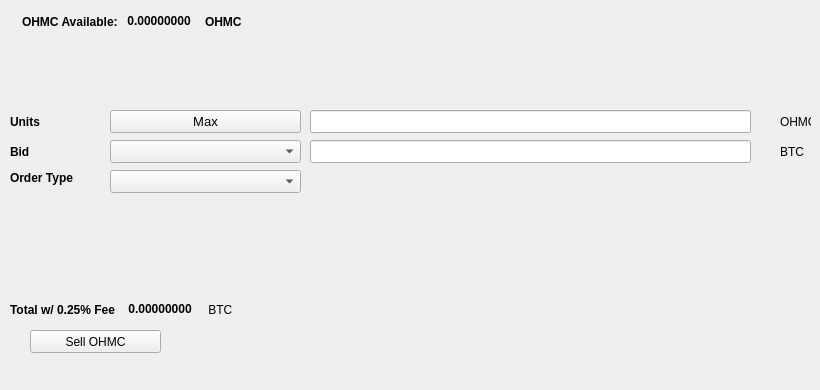
   <widget class="QWidget" name="SellTab">
    <attribute name="title">
     <string>Sell</string>
    </attribute>
    <widget class="QLabel" name="label_16">
     <property name="geometry">
      <rect>
       <x>780</x>
       <y>140</y>
       <width>31</width>
       <height>23</height>
      </rect>
     </property>
     <property name="text">
      <string>BTC</string>
     </property>
    </widget>
    <widget class="QComboBox" name="SellBidcomboBox">
     <property name="geometry">
      <rect>
       <x>110</x>
       <y>140</y>
       <width>191</width>
       <height>23</height>
      </rect>
     </property>
     <property name="font">
      <font>
       <pointsize>10</pointsize>
      </font>
     </property>
    </widget>
    <widget class="QLabel" name="label_18">
     <property name="geometry">
      <rect>
       <x>10</x>
       <y>110</y>
       <width>46</width>
       <height>23</height>
      </rect>
     </property>
     <property name="font">
      <font>
       <weight>75</weight>
       <bold>true</bold>
      </font>
     </property>
     <property name="text">
      <string>Units</string>
     </property>
    </widget>
    <widget class="QPushButton" name="Sell_Max_Amount">
     <property name="geometry">
      <rect>
       <x>110</x>
       <y>110</y>
       <width>191</width>
       <height>23</height>
      </rect>
     </property>
     <property name="font">
      <font>
       <pointsize>10</pointsize>
      </font>
     </property>
     <property name="text">
      <string>Max</string>
     </property>
    </widget>
    <widget class="QLabel" name="label_20">
     <property name="geometry">
      <rect>
       <x>10</x>
       <y>170</y>
       <width>91</width>
       <height>16</height>
      </rect>
     </property>
     <property name="font">
      <font>
       <weight>75</weight>
       <bold>true</bold>
      </font>
     </property>
     <property name="text">
      <string>Order Type</string>
     </property>
    </widget>
    <widget class="QComboBox" name="SellOrdertypeCombo">
     <property name="geometry">
      <rect>
       <x>110</x>
       <y>170</y>
       <width>191</width>
       <height>23</height>
      </rect>
     </property>
     <property name="font">
      <font>
       <pointsize>10</pointsize>
      </font>
     </property>
    </widget>
    <widget class="QLabel" name="label_21">
     <property name="geometry">
      <rect>
       <x>10</x>
       <y>140</y>
       <width>46</width>
       <height>23</height>
      </rect>
     </property>
     <property name="font">
      <font>
       <weight>75</weight>
       <bold>true</bold>
      </font>
     </property>
     <property name="text">
      <string>Bid</string>
     </property>
    </widget>
    <widget class="QLabel" name="label_22">
     <property name="geometry">
      <rect>
       <x>780</x>
       <y>110</y>
       <width>31</width>
       <height>23</height>
      </rect>
     </property>
     <property name="text">
      <string>OHMC</string>
     </property>
    </widget>
    <widget class="QLineEdit" name="UnitsInputOHMC">
     <property name="geometry">
      <rect>
       <x>310</x>
       <y>110</y>
       <width>441</width>
       <height>23</height>
      </rect>
     </property>
     <property name="font">
      <font>
       <pointsize>9</pointsize>
       <weight>75</weight>
       <bold>true</bold>
      </font>
     </property>
    </widget>
    <widget class="QLineEdit" name="SellBidPriceEdit">
     <property name="geometry">
      <rect>
       <x>310</x>
       <y>140</y>
       <width>441</width>
       <height>23</height>
      </rect>
     </property>
     <property name="font">
      <font>
       <pointsize>9</pointsize>
       <weight>75</weight>
       <bold>true</bold>
      </font>
     </property>
    </widget>
    <widget class="QPushButton" name="SellOHMCBTN">
     <property name="geometry">
      <rect>
       <x>30</x>
       <y>330</y>
       <width>131</width>
       <height>23</height>
      </rect>
     </property>
     <property name="text">
      <string>Sell OHMC</string>
     </property>
     <property name="icon">
      <iconset resource="../ohmcoin">
       <normaloff>:/icons/bitcoin</normaloff>:/icons/bitcoin</iconset>
     </property>
    </widget>
    <widget class="QWidget" name="layoutWidget3">
     <property name="geometry">
      <rect>
       <x>22</x>
       <y>12</y>
       <width>258</width>
       <height>19</height>
      </rect>
     </property>
     <layout class="QHBoxLayout" name="horizontalLayout">
      <item>
       <widget class="QLabel" name="label232_2">
        <property name="font">
         <font>
          <weight>75</weight>
          <bold>true</bold>
         </font>
        </property>
        <property name="text">
         <string>OHMC Available:</string>
        </property>
       </widget>
      </item>
      <item>
       <widget class="QLabel" name="OHMCAvailableLabel">
        <property name="palette">
         <palette>
          <active>
           <colorrole role="WindowText">
            <brush brushstyle="SolidPattern">
             <color alpha="255">
              <red>0</red>
              <green>0</green>
              <blue>0</blue>
             </color>
            </brush>
           </colorrole>
           <colorrole role="Button">
            <brush brushstyle="SolidPattern">
             <color alpha="255">
              <red>0</red>
              <green>170</green>
              <blue>0</blue>
             </color>
            </brush>
           </colorrole>
           <colorrole role="Light">
            <brush brushstyle="SolidPattern">
             <color alpha="255">
              <red>0</red>
              <green>255</green>
              <blue>0</blue>
             </color>
            </brush>
           </colorrole>
           <colorrole role="Midlight">
            <brush brushstyle="SolidPattern">
             <color alpha="255">
              <red>0</red>
              <green>212</green>
              <blue>0</blue>
             </color>
            </brush>
           </colorrole>
           <colorrole role="Dark">
            <brush brushstyle="SolidPattern">
             <color alpha="255">
              <red>0</red>
              <green>85</green>
              <blue>0</blue>
             </color>
            </brush>
           </colorrole>
           <colorrole role="Mid">
            <brush brushstyle="SolidPattern">
             <color alpha="255">
              <red>0</red>
              <green>113</green>
              <blue>0</blue>
             </color>
            </brush>
           </colorrole>
           <colorrole role="Text">
            <brush brushstyle="SolidPattern">
             <color alpha="255">
              <red>0</red>
              <green>170</green>
              <blue>0</blue>
             </color>
            </brush>
           </colorrole>
           <colorrole role="BrightText">
            <brush brushstyle="SolidPattern">
             <color alpha="255">
              <red>255</red>
              <green>255</green>
              <blue>255</blue>
             </color>
            </brush>
           </colorrole>
           <colorrole role="ButtonText">
            <brush brushstyle="SolidPattern">
             <color alpha="255">
              <red>0</red>
              <green>0</green>
              <blue>0</blue>
             </color>
            </brush>
           </colorrole>
           <colorrole role="Base">
            <brush brushstyle="SolidPattern">
             <color alpha="255">
              <red>255</red>
              <green>255</green>
              <blue>255</blue>
             </color>
            </brush>
           </colorrole>
           <colorrole role="Window">
            <brush brushstyle="SolidPattern">
             <color alpha="255">
              <red>0</red>
              <green>170</green>
              <blue>0</blue>
             </color>
            </brush>
           </colorrole>
           <colorrole role="Shadow">
            <brush brushstyle="SolidPattern">
             <color alpha="255">
              <red>0</red>
              <green>0</green>
              <blue>0</blue>
             </color>
            </brush>
           </colorrole>
           <colorrole role="AlternateBase">
            <brush brushstyle="SolidPattern">
             <color alpha="255">
              <red>127</red>
              <green>212</green>
              <blue>127</blue>
             </color>
            </brush>
           </colorrole>
           <colorrole role="ToolTipBase">
            <brush brushstyle="SolidPattern">
             <color alpha="255">
              <red>255</red>
              <green>255</green>
              <blue>220</blue>
             </color>
            </brush>
           </colorrole>
           <colorrole role="ToolTipText">
            <brush brushstyle="SolidPattern">
             <color alpha="255">
              <red>0</red>
              <green>0</green>
              <blue>0</blue>
             </color>
            </brush>
           </colorrole>
          </active>
          <inactive>
           <colorrole role="WindowText">
            <brush brushstyle="SolidPattern">
             <color alpha="255">
              <red>0</red>
              <green>0</green>
              <blue>0</blue>
             </color>
            </brush>
           </colorrole>
           <colorrole role="Button">
            <brush brushstyle="SolidPattern">
             <color alpha="255">
              <red>0</red>
              <green>170</green>
              <blue>0</blue>
             </color>
            </brush>
           </colorrole>
           <colorrole role="Light">
            <brush brushstyle="SolidPattern">
             <color alpha="255">
              <red>0</red>
              <green>255</green>
              <blue>0</blue>
             </color>
            </brush>
           </colorrole>
           <colorrole role="Midlight">
            <brush brushstyle="SolidPattern">
             <color alpha="255">
              <red>0</red>
              <green>212</green>
              <blue>0</blue>
             </color>
            </brush>
           </colorrole>
           <colorrole role="Dark">
            <brush brushstyle="SolidPattern">
             <color alpha="255">
              <red>0</red>
              <green>85</green>
              <blue>0</blue>
             </color>
            </brush>
           </colorrole>
           <colorrole role="Mid">
            <brush brushstyle="SolidPattern">
             <color alpha="255">
              <red>0</red>
              <green>113</green>
              <blue>0</blue>
             </color>
            </brush>
           </colorrole>
           <colorrole role="Text">
            <brush brushstyle="SolidPattern">
             <color alpha="255">
              <red>0</red>
              <green>170</green>
              <blue>0</blue>
             </color>
            </brush>
           </colorrole>
           <colorrole role="BrightText">
            <brush brushstyle="SolidPattern">
             <color alpha="255">
              <red>255</red>
              <green>255</green>
              <blue>255</blue>
             </color>
            </brush>
           </colorrole>
           <colorrole role="ButtonText">
            <brush brushstyle="SolidPattern">
             <color alpha="255">
              <red>0</red>
              <green>0</green>
              <blue>0</blue>
             </color>
            </brush>
           </colorrole>
           <colorrole role="Base">
            <brush brushstyle="SolidPattern">
             <color alpha="255">
              <red>255</red>
              <green>255</green>
              <blue>255</blue>
             </color>
            </brush>
           </colorrole>
           <colorrole role="Window">
            <brush brushstyle="SolidPattern">
             <color alpha="255">
              <red>0</red>
              <green>170</green>
              <blue>0</blue>
             </color>
            </brush>
           </colorrole>
           <colorrole role="Shadow">
            <brush brushstyle="SolidPattern">
             <color alpha="255">
              <red>0</red>
              <green>0</green>
              <blue>0</blue>
             </color>
            </brush>
           </colorrole>
           <colorrole role="AlternateBase">
            <brush brushstyle="SolidPattern">
             <color alpha="255">
              <red>127</red>
              <green>212</green>
              <blue>127</blue>
             </color>
            </brush>
           </colorrole>
           <colorrole role="ToolTipBase">
            <brush brushstyle="SolidPattern">
             <color alpha="255">
              <red>255</red>
              <green>255</green>
              <blue>220</blue>
             </color>
            </brush>
           </colorrole>
           <colorrole role="ToolTipText">
            <brush brushstyle="SolidPattern">
             <color alpha="255">
              <red>0</red>
              <green>0</green>
              <blue>0</blue>
             </color>
            </brush>
           </colorrole>
          </inactive>
          <disabled>
           <colorrole role="WindowText">
            <brush brushstyle="SolidPattern">
             <color alpha="255">
              <red>0</red>
              <green>85</green>
              <blue>0</blue>
             </color>
            </brush>
           </colorrole>
           <colorrole role="Button">
            <brush brushstyle="SolidPattern">
             <color alpha="255">
              <red>0</red>
              <green>170</green>
              <blue>0</blue>
             </color>
            </brush>
           </colorrole>
           <colorrole role="Light">
            <brush brushstyle="SolidPattern">
             <color alpha="255">
              <red>0</red>
              <green>255</green>
              <blue>0</blue>
             </color>
            </brush>
           </colorrole>
           <colorrole role="Midlight">
            <brush brushstyle="SolidPattern">
             <color alpha="255">
              <red>0</red>
              <green>212</green>
              <blue>0</blue>
             </color>
            </brush>
           </colorrole>
           <colorrole role="Dark">
            <brush brushstyle="SolidPattern">
             <color alpha="255">
              <red>0</red>
              <green>85</green>
              <blue>0</blue>
             </color>
            </brush>
           </colorrole>
           <colorrole role="Mid">
            <brush brushstyle="SolidPattern">
             <color alpha="255">
              <red>0</red>
              <green>113</green>
              <blue>0</blue>
             </color>
            </brush>
           </colorrole>
           <colorrole role="Text">
            <brush brushstyle="SolidPattern">
             <color alpha="255">
              <red>0</red>
              <green>85</green>
              <blue>0</blue>
             </color>
            </brush>
           </colorrole>
           <colorrole role="BrightText">
            <brush brushstyle="SolidPattern">
             <color alpha="255">
              <red>255</red>
              <green>255</green>
              <blue>255</blue>
             </color>
            </brush>
           </colorrole>
           <colorrole role="ButtonText">
            <brush brushstyle="SolidPattern">
             <color alpha="255">
              <red>0</red>
              <green>85</green>
              <blue>0</blue>
             </color>
            </brush>
           </colorrole>
           <colorrole role="Base">
            <brush brushstyle="SolidPattern">
             <color alpha="255">
              <red>0</red>
              <green>170</green>
              <blue>0</blue>
             </color>
            </brush>
           </colorrole>
           <colorrole role="Window">
            <brush brushstyle="SolidPattern">
             <color alpha="255">
              <red>0</red>
              <green>170</green>
              <blue>0</blue>
             </color>
            </brush>
           </colorrole>
           <colorrole role="Shadow">
            <brush brushstyle="SolidPattern">
             <color alpha="255">
              <red>0</red>
              <green>0</green>
              <blue>0</blue>
             </color>
            </brush>
           </colorrole>
           <colorrole role="AlternateBase">
            <brush brushstyle="SolidPattern">
             <color alpha="255">
              <red>0</red>
              <green>170</green>
              <blue>0</blue>
             </color>
            </brush>
           </colorrole>
           <colorrole role="ToolTipBase">
            <brush brushstyle="SolidPattern">
             <color alpha="255">
              <red>255</red>
              <green>255</green>
              <blue>220</blue>
             </color>
            </brush>
           </colorrole>
           <colorrole role="ToolTipText">
            <brush brushstyle="SolidPattern">
             <color alpha="255">
              <red>0</red>
              <green>0</green>
              <blue>0</blue>
             </color>
            </brush>
           </colorrole>
          </disabled>
         </palette>
        </property>
        <property name="font">
         <font>
          <weight>75</weight>
          <bold>true</bold>
         </font>
        </property>
        <property name="text">
         <string> 0.00000000 </string>
        </property>
        <property name="textInteractionFlags">
         <set>Qt::LinksAccessibleByMouse|Qt::TextSelectableByKeyboard|Qt::TextSelectableByMouse</set>
        </property>
       </widget>
      </item>
      <item>
       <widget class="QLabel" name="labelOHMC">
        <property name="font">
         <font>
          <weight>75</weight>
          <bold>true</bold>
         </font>
        </property>
        <property name="text">
         <string>OHMC</string>
        </property>
       </widget>
      </item>
     </layout>
    </widget>
    <widget class="QWidget" name="layoutWidget">
     <property name="geometry">
      <rect>
       <x>10</x>
       <y>300</y>
       <width>268</width>
       <height>19</height>
      </rect>
     </property>
     <layout class="QHBoxLayout" name="horizontalLayout_2">
      <item>
       <widget class="QLabel" name="label_19">
        <property name="font">
         <font>
          <weight>75</weight>
          <bold>true</bold>
         </font>
        </property>
        <property name="text">
         <string>Total w/ 0.25% Fee </string>
        </property>
       </widget>
      </item>
      <item>
       <widget class="QLabel" name="SellCostLabel">
        <property name="palette">
         <palette>
          <active>
           <colorrole role="WindowText">
            <brush brushstyle="SolidPattern">
             <color alpha="255">
              <red>0</red>
              <green>0</green>
              <blue>0</blue>
             </color>
            </brush>
           </colorrole>
           <colorrole role="Button">
            <brush brushstyle="SolidPattern">
             <color alpha="255">
              <red>0</red>
              <green>170</green>
              <blue>0</blue>
             </color>
            </brush>
           </colorrole>
           <colorrole role="Light">
            <brush brushstyle="SolidPattern">
             <color alpha="255">
              <red>0</red>
              <green>255</green>
              <blue>0</blue>
             </color>
            </brush>
           </colorrole>
           <colorrole role="Midlight">
            <brush brushstyle="SolidPattern">
             <color alpha="255">
              <red>0</red>
              <green>212</green>
              <blue>0</blue>
             </color>
            </brush>
           </colorrole>
           <colorrole role="Dark">
            <brush brushstyle="SolidPattern">
             <color alpha="255">
              <red>0</red>
              <green>85</green>
              <blue>0</blue>
             </color>
            </brush>
           </colorrole>
           <colorrole role="Mid">
            <brush brushstyle="SolidPattern">
             <color alpha="255">
              <red>0</red>
              <green>113</green>
              <blue>0</blue>
             </color>
            </brush>
           </colorrole>
           <colorrole role="Text">
            <brush brushstyle="SolidPattern">
             <color alpha="255">
              <red>0</red>
              <green>170</green>
              <blue>0</blue>
             </color>
            </brush>
           </colorrole>
           <colorrole role="BrightText">
            <brush brushstyle="SolidPattern">
             <color alpha="255">
              <red>255</red>
              <green>255</green>
              <blue>255</blue>
             </color>
            </brush>
           </colorrole>
           <colorrole role="ButtonText">
            <brush brushstyle="SolidPattern">
             <color alpha="255">
              <red>0</red>
              <green>0</green>
              <blue>0</blue>
             </color>
            </brush>
           </colorrole>
           <colorrole role="Base">
            <brush brushstyle="SolidPattern">
             <color alpha="255">
              <red>255</red>
              <green>255</green>
              <blue>255</blue>
             </color>
            </brush>
           </colorrole>
           <colorrole role="Window">
            <brush brushstyle="SolidPattern">
             <color alpha="255">
              <red>0</red>
              <green>170</green>
              <blue>0</blue>
             </color>
            </brush>
           </colorrole>
           <colorrole role="Shadow">
            <brush brushstyle="SolidPattern">
             <color alpha="255">
              <red>0</red>
              <green>0</green>
              <blue>0</blue>
             </color>
            </brush>
           </colorrole>
           <colorrole role="AlternateBase">
            <brush brushstyle="SolidPattern">
             <color alpha="255">
              <red>127</red>
              <green>212</green>
              <blue>127</blue>
             </color>
            </brush>
           </colorrole>
           <colorrole role="ToolTipBase">
            <brush brushstyle="SolidPattern">
             <color alpha="255">
              <red>255</red>
              <green>255</green>
              <blue>220</blue>
             </color>
            </brush>
           </colorrole>
           <colorrole role="ToolTipText">
            <brush brushstyle="SolidPattern">
             <color alpha="255">
              <red>0</red>
              <green>0</green>
              <blue>0</blue>
             </color>
            </brush>
           </colorrole>
          </active>
          <inactive>
           <colorrole role="WindowText">
            <brush brushstyle="SolidPattern">
             <color alpha="255">
              <red>0</red>
              <green>0</green>
              <blue>0</blue>
             </color>
            </brush>
           </colorrole>
           <colorrole role="Button">
            <brush brushstyle="SolidPattern">
             <color alpha="255">
              <red>0</red>
              <green>170</green>
              <blue>0</blue>
             </color>
            </brush>
           </colorrole>
           <colorrole role="Light">
            <brush brushstyle="SolidPattern">
             <color alpha="255">
              <red>0</red>
              <green>255</green>
              <blue>0</blue>
             </color>
            </brush>
           </colorrole>
           <colorrole role="Midlight">
            <brush brushstyle="SolidPattern">
             <color alpha="255">
              <red>0</red>
              <green>212</green>
              <blue>0</blue>
             </color>
            </brush>
           </colorrole>
           <colorrole role="Dark">
            <brush brushstyle="SolidPattern">
             <color alpha="255">
              <red>0</red>
              <green>85</green>
              <blue>0</blue>
             </color>
            </brush>
           </colorrole>
           <colorrole role="Mid">
            <brush brushstyle="SolidPattern">
             <color alpha="255">
              <red>0</red>
              <green>113</green>
              <blue>0</blue>
             </color>
            </brush>
           </colorrole>
           <colorrole role="Text">
            <brush brushstyle="SolidPattern">
             <color alpha="255">
              <red>0</red>
              <green>170</green>
              <blue>0</blue>
             </color>
            </brush>
           </colorrole>
           <colorrole role="BrightText">
            <brush brushstyle="SolidPattern">
             <color alpha="255">
              <red>255</red>
              <green>255</green>
              <blue>255</blue>
             </color>
            </brush>
           </colorrole>
           <colorrole role="ButtonText">
            <brush brushstyle="SolidPattern">
             <color alpha="255">
              <red>0</red>
              <green>0</green>
              <blue>0</blue>
             </color>
            </brush>
           </colorrole>
           <colorrole role="Base">
            <brush brushstyle="SolidPattern">
             <color alpha="255">
              <red>255</red>
              <green>255</green>
              <blue>255</blue>
             </color>
            </brush>
           </colorrole>
           <colorrole role="Window">
            <brush brushstyle="SolidPattern">
             <color alpha="255">
              <red>0</red>
              <green>170</green>
              <blue>0</blue>
             </color>
            </brush>
           </colorrole>
           <colorrole role="Shadow">
            <brush brushstyle="SolidPattern">
             <color alpha="255">
              <red>0</red>
              <green>0</green>
              <blue>0</blue>
             </color>
            </brush>
           </colorrole>
           <colorrole role="AlternateBase">
            <brush brushstyle="SolidPattern">
             <color alpha="255">
              <red>127</red>
              <green>212</green>
              <blue>127</blue>
             </color>
            </brush>
           </colorrole>
           <colorrole role="ToolTipBase">
            <brush brushstyle="SolidPattern">
             <color alpha="255">
              <red>255</red>
              <green>255</green>
              <blue>220</blue>
             </color>
            </brush>
           </colorrole>
           <colorrole role="ToolTipText">
            <brush brushstyle="SolidPattern">
             <color alpha="255">
              <red>0</red>
              <green>0</green>
              <blue>0</blue>
             </color>
            </brush>
           </colorrole>
          </inactive>
          <disabled>
           <colorrole role="WindowText">
            <brush brushstyle="SolidPattern">
             <color alpha="255">
              <red>0</red>
              <green>85</green>
              <blue>0</blue>
             </color>
            </brush>
           </colorrole>
           <colorrole role="Button">
            <brush brushstyle="SolidPattern">
             <color alpha="255">
              <red>0</red>
              <green>170</green>
              <blue>0</blue>
             </color>
            </brush>
           </colorrole>
           <colorrole role="Light">
            <brush brushstyle="SolidPattern">
             <color alpha="255">
              <red>0</red>
              <green>255</green>
              <blue>0</blue>
             </color>
            </brush>
           </colorrole>
           <colorrole role="Midlight">
            <brush brushstyle="SolidPattern">
             <color alpha="255">
              <red>0</red>
              <green>212</green>
              <blue>0</blue>
             </color>
            </brush>
           </colorrole>
           <colorrole role="Dark">
            <brush brushstyle="SolidPattern">
             <color alpha="255">
              <red>0</red>
              <green>85</green>
              <blue>0</blue>
             </color>
            </brush>
           </colorrole>
           <colorrole role="Mid">
            <brush brushstyle="SolidPattern">
             <color alpha="255">
              <red>0</red>
              <green>113</green>
              <blue>0</blue>
             </color>
            </brush>
           </colorrole>
           <colorrole role="Text">
            <brush brushstyle="SolidPattern">
             <color alpha="255">
              <red>0</red>
              <green>85</green>
              <blue>0</blue>
             </color>
            </brush>
           </colorrole>
           <colorrole role="BrightText">
            <brush brushstyle="SolidPattern">
             <color alpha="255">
              <red>255</red>
              <green>255</green>
              <blue>255</blue>
             </color>
            </brush>
           </colorrole>
           <colorrole role="ButtonText">
            <brush brushstyle="SolidPattern">
             <color alpha="255">
              <red>0</red>
              <green>85</green>
              <blue>0</blue>
             </color>
            </brush>
           </colorrole>
           <colorrole role="Base">
            <brush brushstyle="SolidPattern">
             <color alpha="255">
              <red>0</red>
              <green>170</green>
              <blue>0</blue>
             </color>
            </brush>
           </colorrole>
           <colorrole role="Window">
            <brush brushstyle="SolidPattern">
             <color alpha="255">
              <red>0</red>
              <green>170</green>
              <blue>0</blue>
             </color>
            </brush>
           </colorrole>
           <colorrole role="Shadow">
            <brush brushstyle="SolidPattern">
             <color alpha="255">
              <red>0</red>
              <green>0</green>
              <blue>0</blue>
             </color>
            </brush>
           </colorrole>
           <colorrole role="AlternateBase">
            <brush brushstyle="SolidPattern">
             <color alpha="255">
              <red>0</red>
              <green>170</green>
              <blue>0</blue>
             </color>
            </brush>
           </colorrole>
           <colorrole role="ToolTipBase">
            <brush brushstyle="SolidPattern">
             <color alpha="255">
              <red>255</red>
              <green>255</green>
              <blue>220</blue>
             </color>
            </brush>
           </colorrole>
           <colorrole role="ToolTipText">
            <brush brushstyle="SolidPattern">
             <color alpha="255">
              <red>0</red>
              <green>0</green>
              <blue>0</blue>
             </color>
            </brush>
           </colorrole>
          </disabled>
         </palette>
        </property>
        <property name="font">
         <font>
          <weight>75</weight>
          <bold>true</bold>
         </font>
        </property>
        <property name="autoFillBackground">
         <bool>false</bool>
        </property>
        <property name="text">
         <string> 0.00000000</string>
        </property>
        <property name="textInteractionFlags">
         <set>Qt::LinksAccessibleByMouse|Qt::TextSelectableByMouse</set>
        </property>
       </widget>
      </item>
      <item>
       <widget class="QLabel" name="label_17">
        <property name="font">
         <font>
          <weight>50</weight>
          <bold>false</bold>
         </font>
        </property>
        <property name="text">
         <string> BTC</string>
        </property>
       </widget>
      </item>
     </layout>
    </widget>
    <widget class="QLabel" name="label_23">
     <property name="geometry">
      <rect>
       <x>460</x>
       <y>300</y>
       <width>281</width>
       <height>81</height>
      </rect>
     </property>
     <property name="text">
      <string/>
     </property>
     <property name="pixmap">
      <pixmap>:/images/bittrex</pixmap>
     </property>
    </widget>
   </widget>
